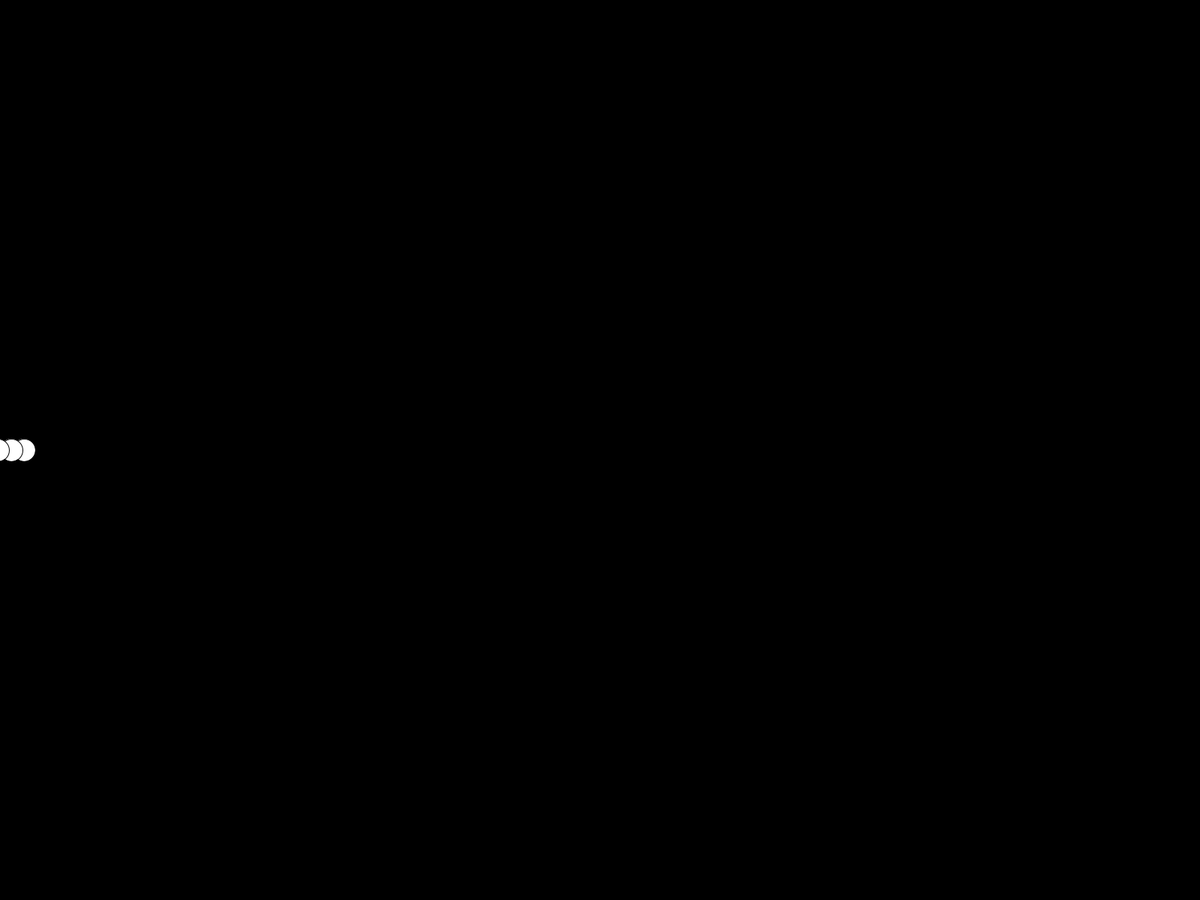
Frame 1 (no input)
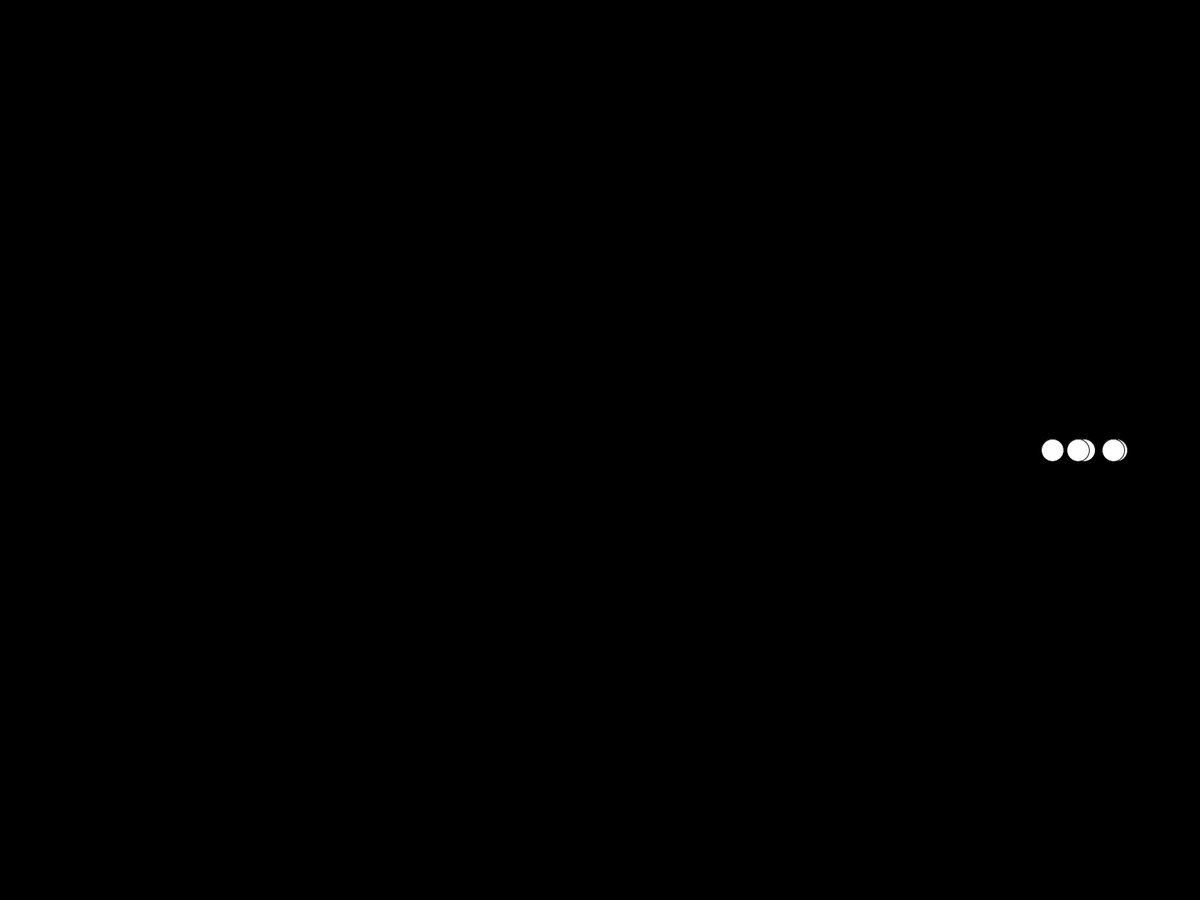
Frame 60 (the mouse pressed at the canvas centre just before this capture)
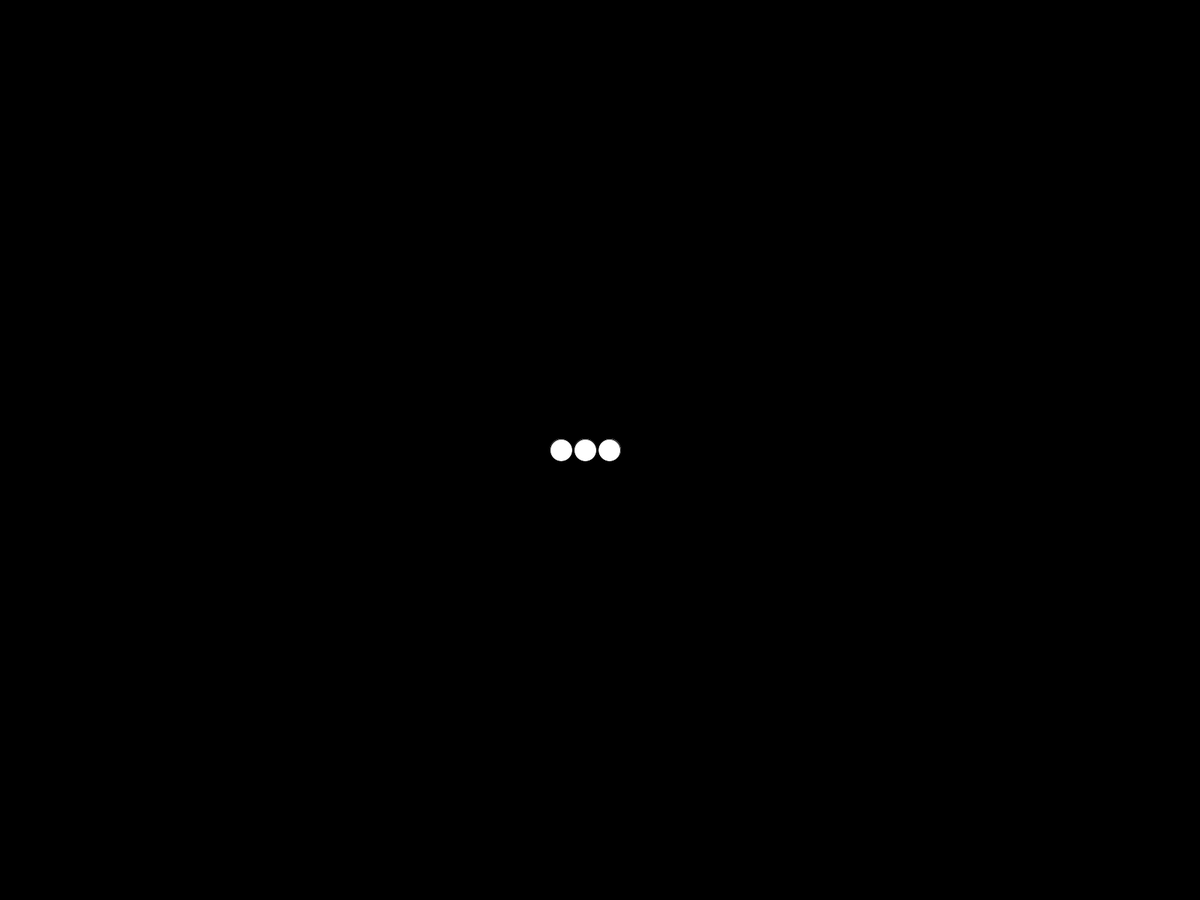
Frame 120 (the mouse held since frame 60 and released just before this capture)

The Processing sketch that drew these frames (run headless with seeded random() and noise(); from frame 60 on, the mouse is pressed at the canvas centre):

// Processing sketch: Microsoft_loading
// ── Microsoft_loading.pde
Circle[] circles = new Circle[5];

void setup() {
  fullScreen();
  for (int i = 0; i < circles.length; i++) {
    circles[i] = new Circle(i);
  }
}

void draw() {
  background(0);
  for (int i = 0; i < circles.length; i++) {
    circles[i].update();
  }
}
// ── Circle.pde
class Circle {
  float x, xInc, drag, maxSpeed, minSpeed;

  Circle(int pos) {
    x = -width/9*pos/10;
    maxSpeed = width/50;
    xInc = maxSpeed;
    minSpeed = maxSpeed / 2;
  }

  void update() {
    if (x <= width/9*3)
      xInc = maxSpeed;
    else if (x <= width/9*4)
      xInc = map(x, width/9*2, width/9*3, maxSpeed/2, minSpeed);
    else if (x <= width/9*5)
      xInc = minSpeed;
    else if (x <= width/9*6)
      xInc = map(x, width/9*5, width/9*6, minSpeed, maxSpeed);
    else if (x >= width/9*11)
      x = -width/9*2;
    x += xInc;
    ellipse(x, height/2, 30, 30);
  }
}
